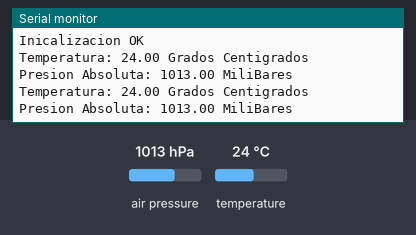
This sketch was run on a simulated Arduino Uno, built with avr-gcc and run on an emulated ATmega328P. Parts: the last lines printed to the serial monitor. The test bench sets the inputs (shaded band); at power-on: air pressure 1013 hPa, temperature 24 °C.

Above: at 2.8 s.
2.9 s: air pressure set to 952 hPa
At 5.1 s:
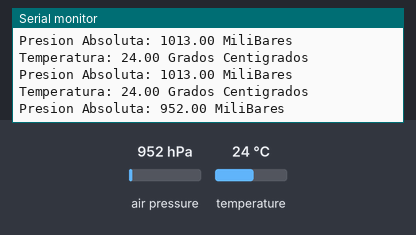
5.6 s: temperature set to 12 °C
At 6.6 s:
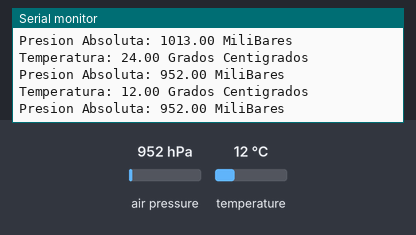
8.3 s: air pressure set to 975 hPa
At 10.9 s:
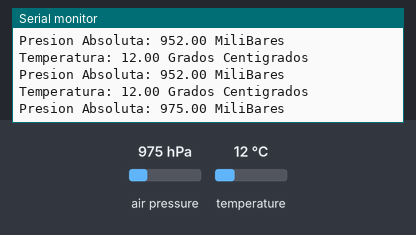
Timing chart, 0 to 12.4 s (numbered marks = the images above; inputs shaded):
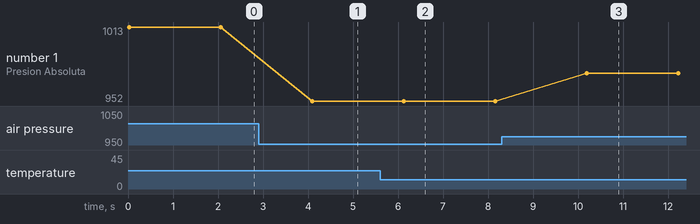

Measured:
- after the input at 2.9 s, the serial monitor: prints a new line after 1.2 s (image 1)
- after the input at 5.6 s, the serial monitor: prints a new line after 0.50 s (image 2)
- after the input at 8.3 s, the serial monitor: prints a new line after 1.9 s (image 3)
- plotted number 1: 1013 → 952 after the input at 2.9 s, 952 → 975 after the input at 8.3 s

The sketch:

nestRemix_simple.ino
```cpp
#include <SFE_BMP180.h>
#include <Wire.h>


SFE_BMP180 BMP;

char Status;
double T,P,p0,a;

void setup() {
  Serial.begin(115200);
  Serial.println("Inicializando");
  if (BMP.begin())
  {
    Serial.println("Inicalizacion OK");
  }
  else
  {
    Serial.println("Fallo");
    while(1);
  }
}
void loop() {
  Status = BMP.startTemperature();
  if (Status != 0)
    delay(Status);
    Status = BMP.getTemperature(T);
    if (Status != 0)
    {
      Serial.print("Temperatura: ");
      Serial.print(T,2);
      Serial.println(" Grados Centigrados");

      Status = BMP.startPressure(3);
      if (Status != 0)
      {
        delay(Status);
        Status = BMP.getPressure(P,T);
        if (Status != 0)
        Serial.print("Presion Absoluta: ");
        Serial.print(P,2);
        Serial.println(" MiliBares");
      }
    }
  delay(2000);
}
```
